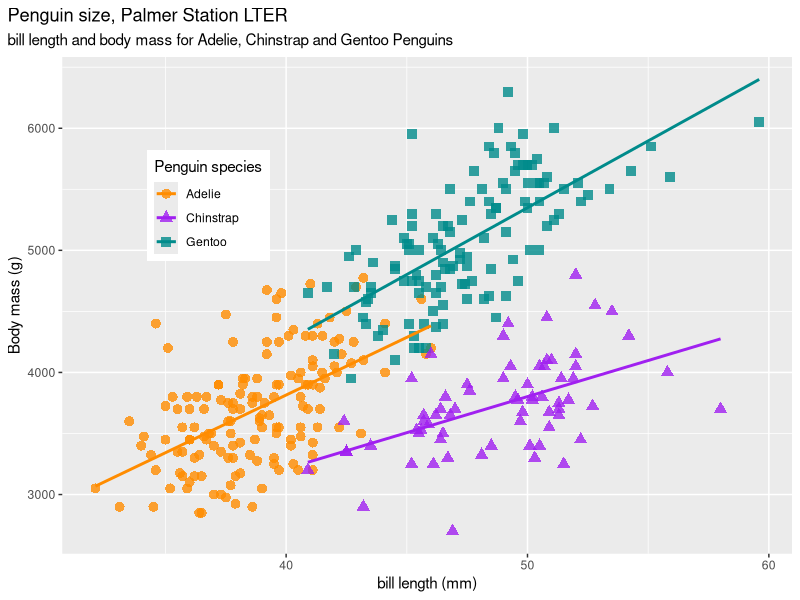
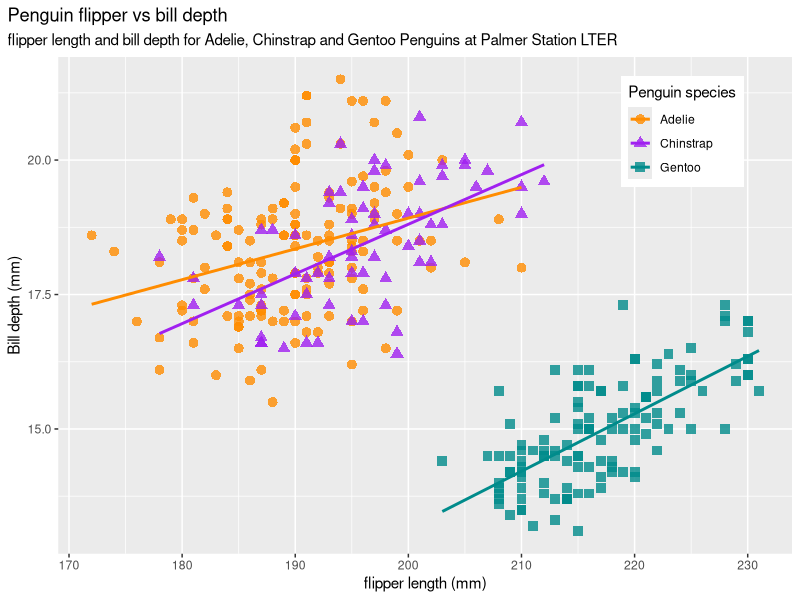
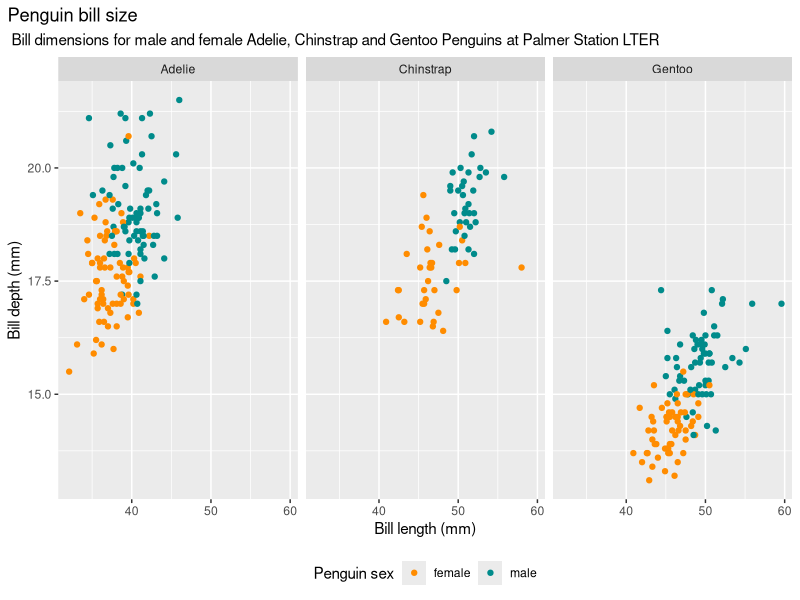
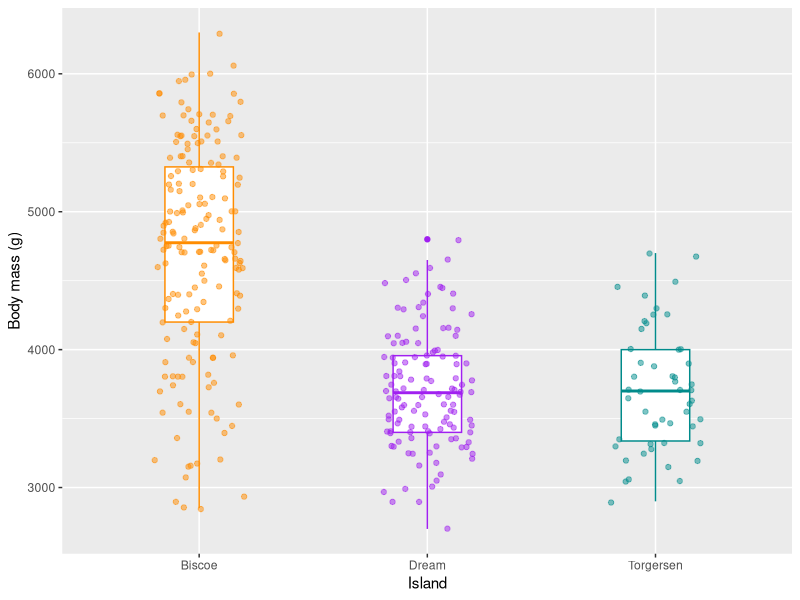
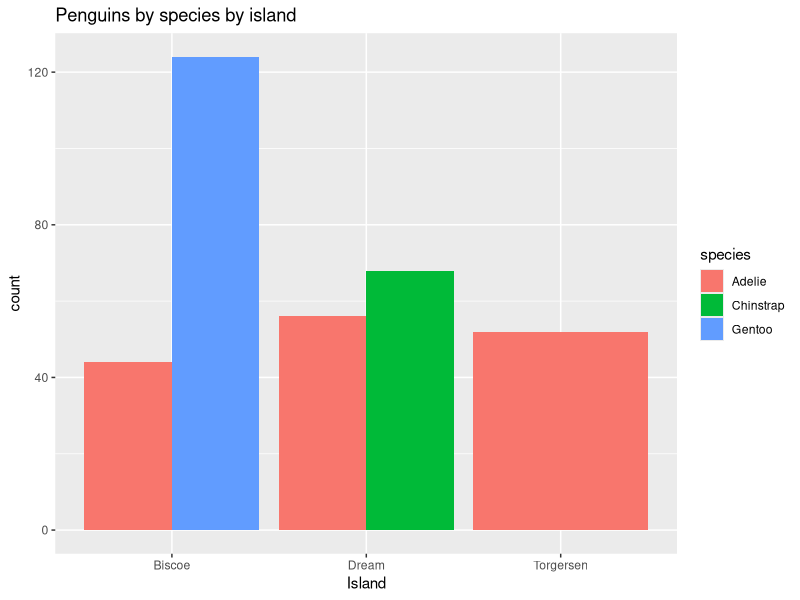

These charts were generated, in order, by the following R code:
## ---- chunk 1
library("palmerpenguins")
library(ggplot2)
library("tidyverse")

## ---- chunk 2
library(palmerpenguins)
data(package = 'palmerpenguins')
## ---- chunk 3
head(penguins)
## ---- chunk 4
head(penguins_raw)
## ---- chunk 5
summary(penguins)

## ---- chunk 6
library(knitr)
sd_peng <- penguins %>% 
  summarize(across(where(is.numeric), sd, na.rm = TRUE))
kable(sd_peng[,1:4],
      col.names = c("Largo_pico(mm)","Ancho_pico (mm)", "Longitud_aleta(mm)","Peso (g)"))
## ---- chunk 7
sd_peng <- penguins %>% 
  summarize(across(where(is.numeric), mean, na.rm = TRUE))
kable(sd_peng[,1:4],
      col.names = c("Largo_pico(mm)","Ancho_pico (mm)", "Longitud_aleta(mm)","Peso (g)"))

## ---- chunk 8
sd_peng <- penguins %>% 
  summarize(across(where(is.numeric), median, na.rm = TRUE))
kable(sd_peng[,1:4],
      col.names = c("Largo_pico(mm)","Ancho_pico (mm)", "Longitud_aleta(mm)","Peso (g)"))

## ---- chunk 9
sd_peng <- penguins %>%
group_by(species)%>% 
  summarize(across(where(is.numeric), mean, na.rm = TRUE))
kable(sd_peng[,1:4],
      col.names = c("Largo_pico(mm)","Ancho_pico (mm)", "Longitud_aleta(mm)","Peso (g)"))

## ---- chunk 10
sd_peng <- penguins %>% 
  group_by(island)%>% summarize(across(where(is.numeric), mean, na.rm = TRUE))
kable(sd_peng[,1:4],
      col.names = c("Largo_pico(mm)","Ancho_pico (mm)", "Longitud_aleta(mm)","Peso (g)"))

## ---- chunk 11
library(ggplot2)

mass_bill_len <- ggplot(data = penguins, 
                       aes(x = bill_length_mm,
                           y = body_mass_g)) +
  geom_point(aes(color = species, 
                 shape = species),
             size = 3,
             alpha = 0.8) +
  geom_smooth(method = "lm", se = FALSE, aes(color = species)) +
  scale_color_manual(values = c("darkorange","purple","cyan4")) +
  labs(title = "Penguin size, Palmer Station LTER",
       subtitle = "bill length and body mass for Adelie, Chinstrap and Gentoo Penguins",
       x = "bill length (mm)",
       y = "Body mass (g)",
       color = "Penguin species",
       shape = "Penguin species") +
  theme(legend.position = c(0.2, 0.7),
        plot.title.position = "plot",
        plot.caption = element_text(hjust = 0, face= "italic"),
        plot.caption.position = "plot")
 

mass_bill_len
## ---- chunk 12
flipper_bill_dep <- ggplot(data = penguins,
                         aes(x = flipper_length_mm,
                             y = bill_depth_mm,
                             group = species)) +
  geom_point(aes(color = species, 
                 shape = species),
             size = 3,
             alpha = 0.8) +
  geom_smooth(method = "lm", se = FALSE, aes(color = species)) +
  scale_color_manual(values = c("darkorange","purple","cyan4")) +
  labs(title = "Penguin flipper vs bill depth ",
       subtitle = "flipper length and bill depth for Adelie, Chinstrap and Gentoo Penguins at Palmer Station LTER",
       x = "flipper length (mm)",
       y = "Bill depth (mm)",
       color = "Penguin species",
       shape = "Penguin species") +
  theme(legend.position = c(0.85, 0.85),
        plot.title.position = "plot",
        plot.caption = element_text(hjust = 0, face= "italic"),
        plot.caption.position = "plot")

flipper_bill_dep
## ---- chunk 13

ggplot(penguins, aes(x = bill_length_mm,
                            y = bill_depth_mm)) +
  geom_point(aes(color = sex)) +
  scale_color_manual(values = c("darkorange","cyan4"), na.translate = FALSE) +
  labs(title = "Penguin bill size",
       subtitle = " Bill dimensions for male and female Adelie, Chinstrap and Gentoo Penguins at Palmer Station LTER",
       x = "Bill length (mm)",
       y = "Bill depth (mm)",
       color = "Penguin sex") +
  theme(legend.position = "bottom",
        plot.title.position = "plot",
        plot.caption = element_text(hjust = 0, face= "italic"),
        plot.caption.position = "plot") +
  facet_wrap(~species)
## ---- chunk 14
island_box <- ggplot(data = penguins, aes(x = island, y = body_mass_g)) +
  geom_boxplot(aes(color = island), width = 0.3, show.legend = FALSE) +
  geom_jitter(aes(color = island), alpha = 0.5, show.legend = FALSE, position = position_jitter(width = 0.2, seed = 0)) +
  scale_color_manual(values = c("darkorange","purple","cyan4")) +
  labs(x = "Island",
       y = "Body mass (g)")
island_box

## ---- chunk 15
Island_distribution <- ggplot(data=penguins, aes(x=island, fill=species))+
  geom_bar(position = 'dodge')+
  labs(title = 'Penguins by species by island',
       x="Island",
       y='count')
Island_distribution

